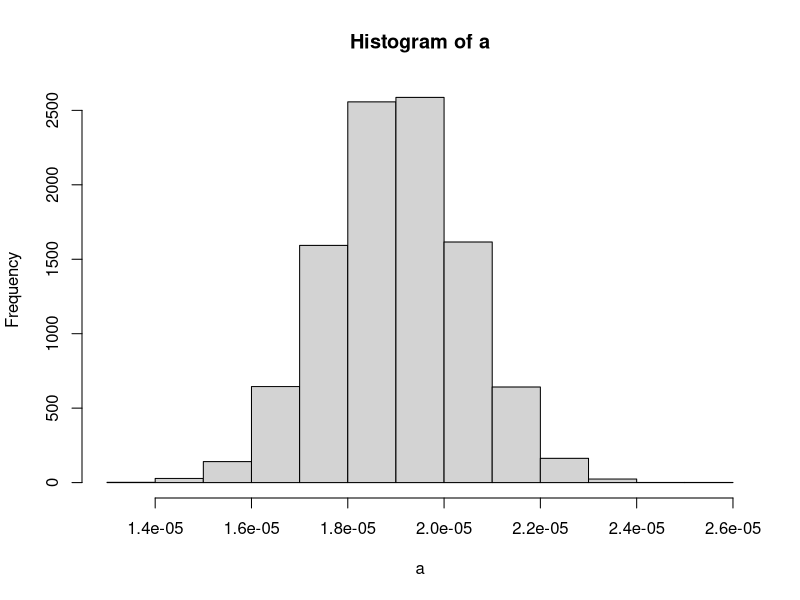
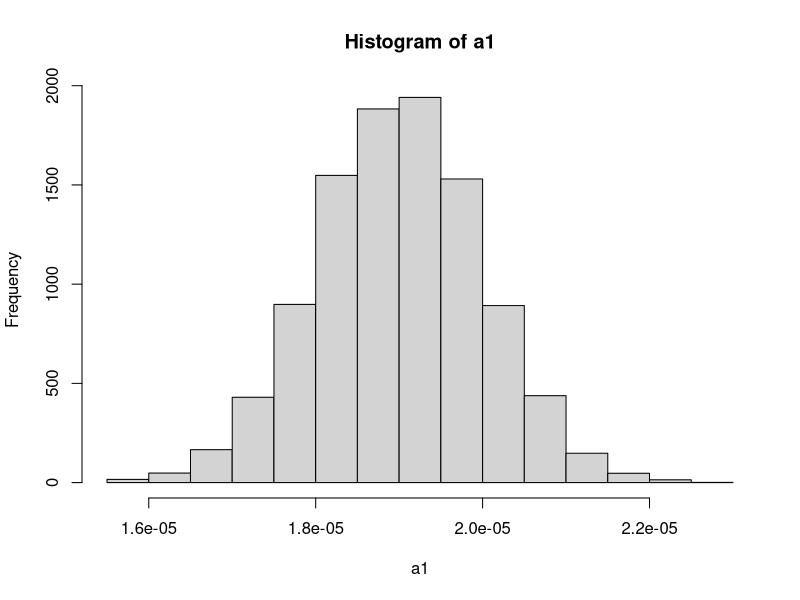
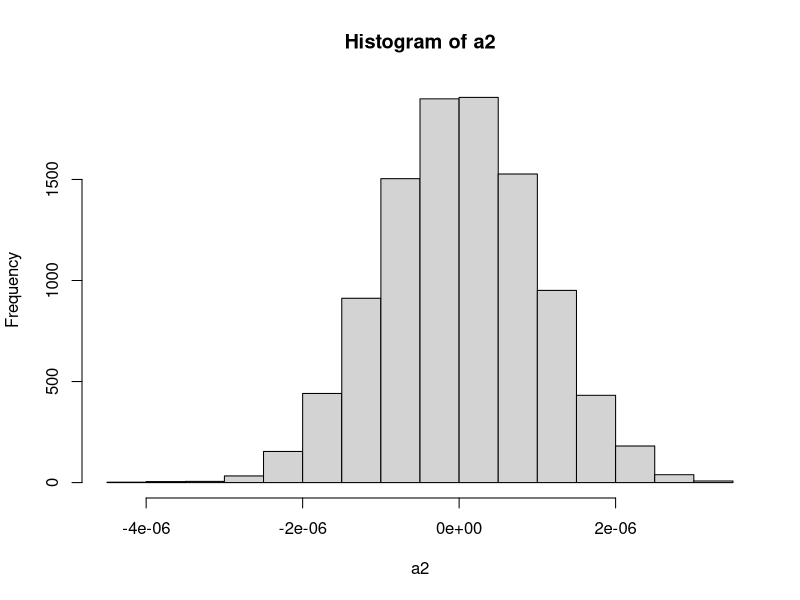
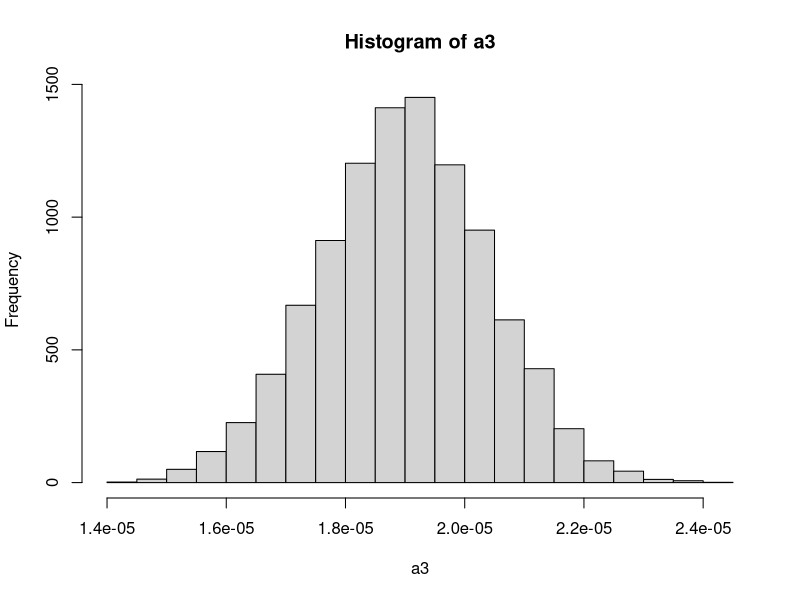
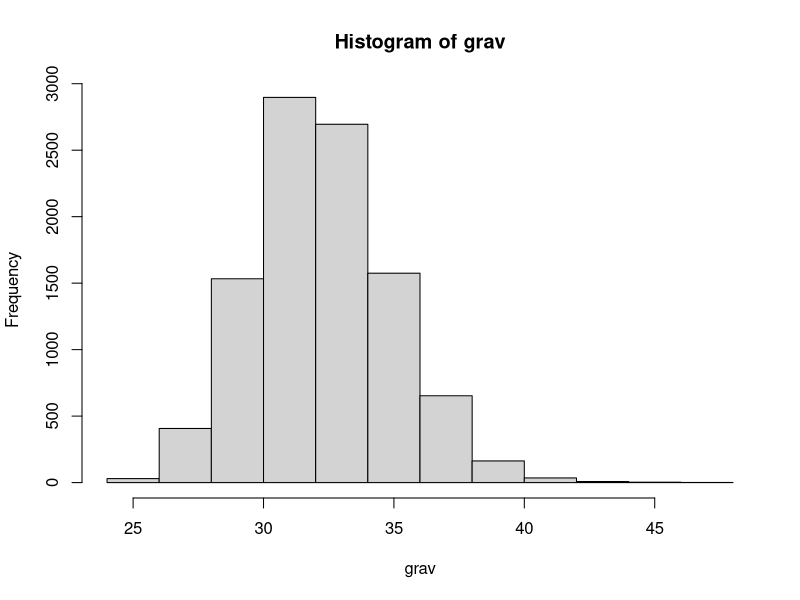
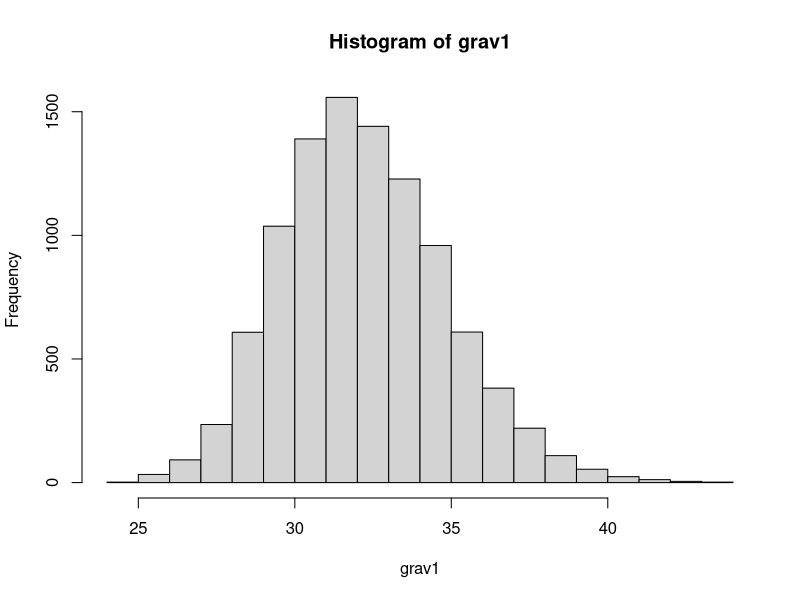
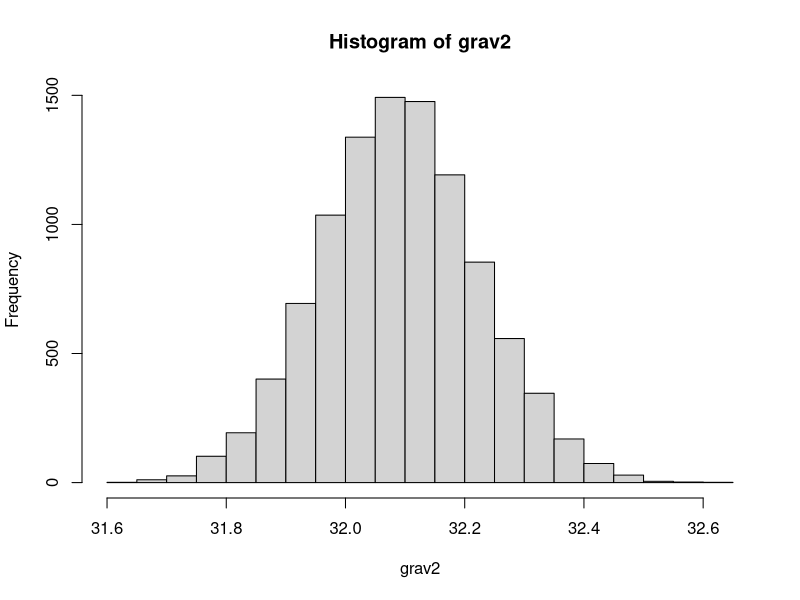
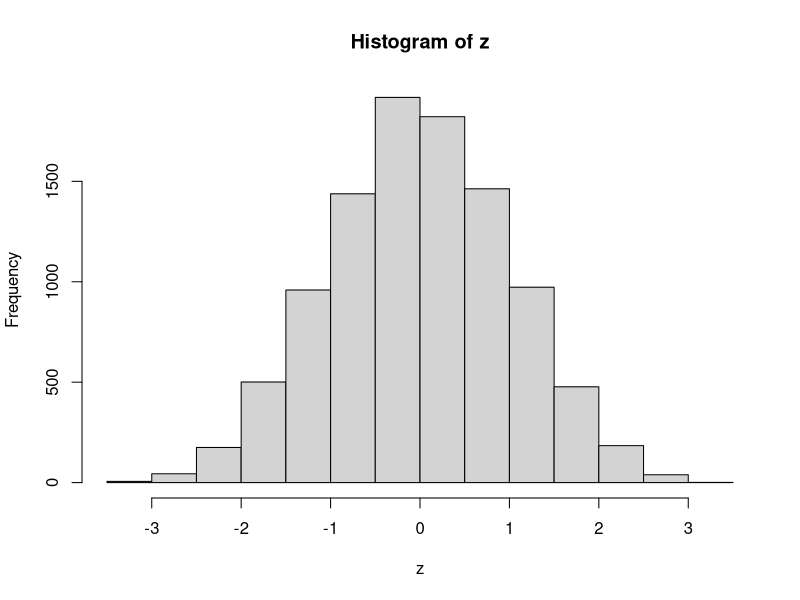

R code for these plots, in order:
## ---- chunk 1

#this function alpha is commonly used for all the below computing
alpha<-function(l1,l2,t1,t2){
  (l2-l1)/(l1*(t2-t1))
}

L1<-rnorm(10000,mean=1,sd=.00005)#initial length
L2<-rnorm(10000,mean=1.00095,sd=.00005)#Final length
T1<-rnorm(10000,mean=50,sd=.1)#initial Temp
T2<-rnorm(10000,mean=100,sd=.1)#Final Temp
a<-rep(0,10000)#This repeats value 0 10000 times. this is a vector of values 0 ten thousand times

for(i in 1:10000) {a[i]<-alpha(L1[i],L2[i],T1[i],T2[i])}
summary(a)
sd(a)

hist(a)

#Now L1 constant
L1<-rep(1,10000)

L2<-rnorm(10000,mean=1.00095,sd=.00005)#Final length
T1<-rnorm(10000,mean=50,sd=.1)#initial Temp
T2<-rnorm(10000,mean=100,sd=.1)#Final Temp
a1<-rep(0,10000)#This repeats value 0 10000 times. this is a vector of values 0 ten thousand times

for(i in 1:10000) {a1[i]<-alpha(L1[i],L2[i],T1[i],T2[i])}
summary(a1)
sd(a1)

hist(a1)


#Now L2 Constant

L1<-rnorm(10000,mean=1,sd=.00005)#initial length
L2<-rep(1,10000)
T1<-rnorm(10000,mean=50,sd=.1)#initial Temp
T2<-rnorm(10000,mean=100,sd=.1)#Final Temp
a2<-rep(0,10000)#This repeats value 0 10000 times. this is a vector of values 0 ten thousand times

for(i in 1:10000) {a2[i]<-alpha(L1[i],L2[i],T1[i],T2[i])}
summary(a2)
sd(a2)

hist(a2)


#Now T1 Constant

L1<-rnorm(10000,mean=1,sd=.00005)#initial length
L2<-rnorm(10000,mean=1.00095,sd=.00005)#Final length
T1<-rep(50,10000)
T2<-rnorm(10000,mean=100,sd=.1)#Final Temp
a3<-rep(0,10000)#This repeats value 0 10000 times. this is a vector of values 0 ten thousand times

for(i in 1:10000) {a3[i]<-alpha(L1[i],L2[i],T1[i],T2[i])}
summary(a3)
sd(a3)

hist(a3)



#Now T2 Constant


L1<-rnorm(10000,mean=1,sd=.00005)#initial length
L2<-rnorm(10000,mean=1.00095,sd=.00005)#Final length
T1<-rnorm(10000,mean=50,sd=.1)#initial Temp
T2<-rep(100,10000)
a4<-rep(0,10000)#This repeats value 0 10000 times. this is a vector of values 0 ten thousand times

for(i in 1:10000) {a4[i]<-alpha(L1[i],L2[i],T1[i],T2[i])}
summary(a4)
sd(a4)
#COefficient of linear expansion of brass is with mean 
mean(a)
# and standard deviation of 
sd(a)

#Temperature(primarily T1) is major cause of uncertainity when compared to to Length
#The coefficient with the changing parameters produces a greater standard deviation when compared to the distributed parameters. The nonlinearity of the coefficient is a factor for this.

## ---- chunk 2
gravityfun<-function(l1,t1){
  ((2*pi)^2 * l1)/(t1^2)
}

L1<-rnorm(10000,mean=5,sd=0.0208)#Length

T1<-rnorm(10000,mean=2.48,sd=.1)#Time Period
grav<-rep(0,10000)#This repeats value 0 10000 times. this is a vector of values 0 ten thousand times

for(i in 1:10000) {grav[i]<-gravityfun(L1[i],T1[i])}
summary(grav)
sd(grav)

hist(grav)

#NOW L constant

L1<-rep(5,10000)

T1<-rnorm(10000,mean=2.48,sd=.1)#Time Period
grav1<-rep(0,10000)#This repeats value 0 10000 times. this is a vector of values 0 ten thousand times

for(i in 1:10000) {grav1[i]<-gravityfun(L1[i],T1[i])}
summary(grav1)
sd(grav1)

hist(grav1)


#NOW Time period const

gravityfun<-function(l1,t1){
  ((2*pi)^2 * l1)/(t1^2)
}

L1<-rnorm(10000,mean=5,sd=0.0208)#Length

T1<-rep(2.48,10000)
grav2<-rep(0,10000)#This repeats value 0 10000 times. this is a vector of values 0 ten thousand times

for(i in 1:10000) {grav2[i]<-gravityfun(L1[i],T1[i])}
summary(grav2)
sd(grav2)

hist(grav2)

#The g value comes out to be 
mean(grav)
#and the standard deviation is
sd(grav)
#IN this problem both L and Time period show the similar contribution to the value g. 
#The actual values of g varies from 32.09ft/sec2 and 32.26ft/sec2

## ---- chunk 3


# N = 5
M<-matrix(runif(50000,min=0,max=1),nrow=10000,byrow=T)

av<-1:10000

for (i in 1:10000){
  av[i]<-mean(M[i,])  
}

z<-1:10000
for (i in 1:10000){
  z[i]<-(av[i]-.5)*sqrt(60)
}

r<-range(0,hist(z)$density,dnorm(0,sd=1))

hist(z,freq=FALSE,ylim=r)
curve(dnorm(x,mean=0,sd=1),add=TRUE)

plot(ecdf(z))
curve(pnorm(x),add=TRUE,col="red")

#Now use the sample standard deviation rather than the model sigma=1/sqrt(12)
#to make "z" values and see that these don't look as much like standard normal
#observations as do the properly standardized values of xbar

s<-1:10000
for (i in 1:10000){
  s[i]<-sd(M[i,])  
}

z<-1:10000
for (i in 1:10000){
  z[i]<-(av[i]-.5)*sqrt(5)/s[i]
}

r<-range(0,hist(z,breaks=100)$density,dnorm(0,sd=1))

#the breaks=100 changes the default number of histogram bins so we can
#see some detail in the center of the distribution

hist(z,breaks=100,freq=FALSE,ylim=r)
curve(dnorm(x,mean=0,sd=1),n=500,add=TRUE)

#the n=500 provides enough plotted points (connected with line segments)
#to produce a nice plot near the mean of the distribution

summary(z)

plot(ecdf(z))
curve(pnorm(x),add=TRUE, col="red")
#distribution of z^ are more spreadout and z are more closely like std normals

###############################################

#  N=100

M<-matrix(runif(1000000,min=0,max=1),nrow=10000,byrow=T)

av<-1:10000

for (i in 1:10000){
  av[i]<-mean(M[i,])  
}

z<-1:10000
for (i in 1:10000){
  z[i]<-(av[i]-.5)*sqrt(1200)
}

r<-range(0,hist(z)$density,dnorm(0,sd=1))

hist(z,freq=FALSE,ylim=r)
curve(dnorm(x,mean=0,sd=1),add=TRUE)

plot(ecdf(z))
curve(pnorm(x),add=TRUE,col="red")

#Now use the sample standard deviation rather than the model sigma=1/sqrt(12)
#to make "z" values and see that these don't look as much like standard normal
#observations as do the properly standardized values of xbar

s<-1:10000
for (i in 1:10000){
  s[i]<-sd(M[i,])  
}

z<-1:10000
for (i in 1:10000){
  z[i]<-(av[i]-.5)*sqrt(100)/s[i]
}

r<-range(0,hist(z,breaks=100)$density,dnorm(0,sd=1))

#the breaks=100 changes the default number of histogram bins so we can
#see some detail in the center of the distribution

hist(z,breaks=100,freq=FALSE,ylim=r)
curve(dnorm(x,mean=0,sd=1),n=500,add=TRUE)

#the n=500 provides enough plotted points (connected with line segments)
#to produce a nice plot near the mean of the distribution

summary(z)

plot(ecdf(z))
curve(pnorm(x),add=TRUE, col="red")

#Sample Mean dstn for the given data stanard deviation is Standard Normal distribution. Where as with the 
#Known sample standard deviation is not. Mainly beacuse N = 5 is a very small sample size
#Where as in N=100  the sample mean distribution and standard deviation are standard normal because 100 is quite a large sample.

##############################################
## ---- chunk 4
#Here is some code for making and checking the performance 
#of large n CIs for mu (for U(0,1) observations)
#First Use the model standard deviation

M<-matrix(runif(50000,min=0,max=1),nrow=10000,byrow=T)
Low<-rep(0,10000)
Up<-rep(0,10000)

chk<-rep(0,10000)
for (i in 1:10000){
  av[i]<-mean(M[i,])  
}

for(i in 1:10000) {Low[i]<-av[i]-1.96*sqrt(1/60)}
for(i in 1:10000) {Up[i]<-av[i]+1.96*sqrt(1/60)}
for(i in 1:10000) {if((Low[i]<.5)&(.5<Up[i])) chk[i]<-1}

cbind(Low[1:10],Up[1:10],chk[1:10])
mean(chk)

#Now use the sample standard deviation to make intervals for mu

Low<-rep(0,10000)
Up<-rep(0,10000)
chk<-rep(0,10000)
s<-rep(0,10000)
for (i in 1:10000){
  s[i]<-sd(M[i,])  
}

for(i in 1:10000) {Low[i]<-av[i]-1.96*s[i]*sqrt(1/5)}
for(i in 1:10000) {Up[i]<-av[i]+1.96*s[i]*sqrt(1/5)}
for(i in 1:10000) {if((Low[i]<.5)&(.5<Up[i])) chk[i]<-1}

cbind(Low[1:10],Up[1:10],chk[1:10])
mean(chk)
# (e) Not Gonna find much difference
